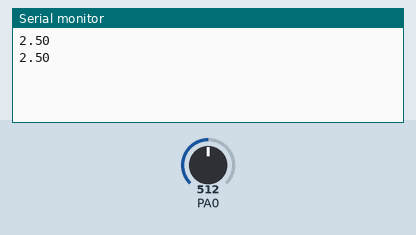
The program below on a simulated ATmega16, built with avr-gcc and emulated at 12 MHz. On the bench: the last lines printed to the serial monitor. Inputs (shaded band) come from the test bench; at power-on: PA0 = 512.

Above: at 1.8 s.
1.9 s: PA0 set to 716
At 2.8 s:
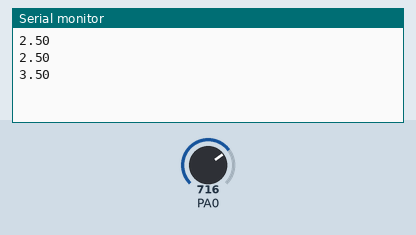
3.4 s: PA0 set to 900
At 4.8 s:
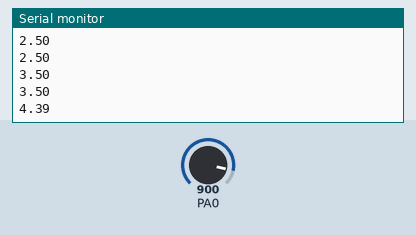
Timing chart, 0 to 6.4 s (numbered marks = the images above; inputs shaded):
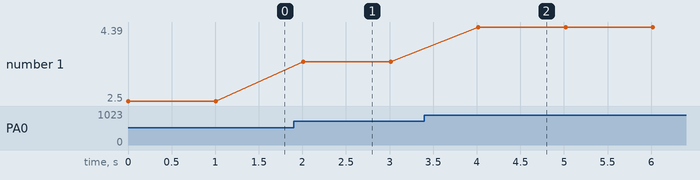

The program:

main.c
```c
/*
 * ADCWinSerial.c
 *
 * Created: 05.01.2023 15:32:58
 * Author : Adrian
 */

// This line specifies that the code is intended for the ATmega15A microcontroller.
#define __AVR_ATmega15A__

// Define the frequency of the microcontroller's clock as 12 MHz.
#define F_CPU 12000000UL

// Include necessary libraries for AVR microcontroller, delay functions, and standard input/output.
#include <avr/io.h>
#include <util/delay.h>
#include <stdio.h>
#include "WinConnect.h"

// Define the baud rate for USART communication as 9600.
#define BAUD 9600

// Calculate the value for the baud rate register based on the F_CPU and BAUD constants.
#define UBBR_VALUE ((F_CPU)/(BAUD*16UL)-1)


/*init the USART*/
void USART_init(unsigned int ubrr)
{
	// Set the baud rate for USART communication and enable the transmitter.
	UBRRH = (unsigned char)(ubrr>>8);
	UBRRL = (unsigned char)(ubrr);
	UCSRB = (1<<TXEN);
}

/*send the data over USART*/
int USART_send(char c, FILE *stream)
{
	// Wait for the UART Data Register Empty (UDRE) flag to be set before sending the data.
	while(!(UCSRA & (1<<UDRE)));
	UDR = c;
	return 0;
}

/*main function*/
int main(void)
{
	// Initialize the USART communication and redirect standard output to the USART_send function.
	USART_init(UBBR_VALUE);
	stdout = fdevopen(USART_send, NULL);

	// Set the reference voltage for the ADC and enable the ADC module with a prescaler of 128.
	ADMUX = (1<<REFS0);
	ADCSRA = (1<<ADEN)|(7<<ADPS0);

	// Declare a buffer to store the formatted voltage value as a string.
	char buffer[10];


	/*loop through*/
	while(1)
	{
		// Start a conversion and wait for it to complete. Store the result in the voltage variable.
		ADCSRA |= (1<<ADSC);
		while(ADCSRA & (1<<ADSC));
		uint16_t voltage = ADC;

		// Calculate the voltage in volts by multiplying the digital value by 5 and dividing by 1024.
		float volts = (voltage * 5.0) / 1024.0;

		// Format the voltage value as a string with 2 decimal places, print it over the USART and wait for 1000ms.
		sprintf(buffer, "%.2f\n", volts);
		printf("%s", buffer);
		_delay_ms(1000);
	}
	return 0;
}
```

WinConnect.h
```c
/*
 * WinConnect.h
 *
 * Created: 24.01.2023 21:48:50
 *  Author: Adrian
 */

/*Windows Serial USART Connection Include File*/

#ifndef WINCONNECT_H_
#define WINCONNECT_H_


#endif /* WINCONNECT_H_ */
```

Measured:
- after the input at 1.9 s, the serial monitor: prints a new line after 0.11 s (image 1)
- after the input at 3.4 s, the serial monitor: prints a new line after 0.61 s (image 2)
- plotted number 1: 2.5 → 3.5 after the input at 1.9 s, 3.5 → 4.39 after the input at 3.4 s
